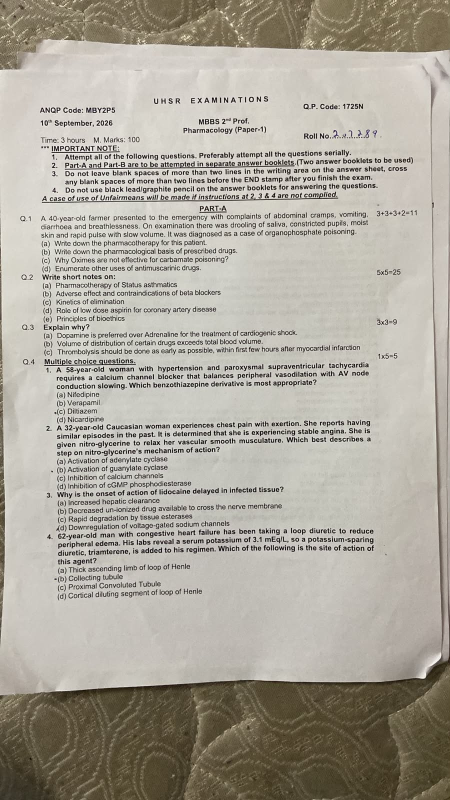
#> input picture Question_paper_pipeline/raw_datasets/UHSR/UHSR/WhatsApp Image 2026-09-26 at 06.32.03.jpeg, 900 x 1600 px (shown at 1/2 size); its folder holds only this picture in this run
$ python -i layout_detector.py   (imports and definitions only)
#> lines starting #> are read from the running program, lines starting #| are printed output that depends on the picture; after the words box and inside, x2 and y2 are one past the last pixel; in counts of white or black regions, pixels touching at a corner belong together
#> further down, picture is the input picture: PIL image 900x1600 RGB; mean R, G, B 172.1, 167.2, 156.5
"""
NN Stage 1: Document Layout CNN & Visual Segmentation.

Analyzes raw document page images before OCR to:
1. Segment page into semantic regions:
   - HEADER / MASTHEAD: University name, Subject, Session code, Year
   - INSTRUCTIONS: Exam guidelines, time allowed, general rules
   - QUESTION_BLOCK: Individual question regions (maintains multi-column reading order)
   - NOISE_SEAL: University seals/stamps, invigilator signatures, student roll numbers, scribbles
2. Provide Noise Masking:
   - Masks out stamps and student scribbles so OCR never sees or transcribes them into question text.
3. Supports YOLOv8-DocLayNet / RT-DETR via Ultralytics / ONNX Runtime, with intelligent CV profile fallback.
"""

from __future__ import annotations
import logging
from dataclasses import dataclass, field
from pathlib import Path
from typing import List, Tuple, Optional, Dict, Any

import numpy as np
from PIL import Image, ImageDraw

logger = logging.getLogger(__name__)

# Class labels for Document Layout
CLASS_HEADER = "header"
CLASS_INSTRUCTIONS = "instructions"
CLASS_QUESTION = "question"
CLASS_NOISE_SEAL = "noise_seal"
CLASS_TABLE = "table"


@dataclass
class LayoutRegion:
    """Bounding box region with class label and confidence."""
    region_type: str        # 'header', 'question', 'instructions', 'noise_seal', etc.
    bbox: Tuple[int, int, int, int]  # (x1, y1, x2, y2) in image pixel coordinates
    confidence: float = 0.90
    column_index: int = 0   # 0 for left column or full-width, 1 for right column


@dataclass
class PageLayoutResult:
    """Complete visual layout analysis result for a single page."""
    page_width: int
    page_height: int
    header_region: Optional[LayoutRegion] = None
    instruction_regions: List[LayoutRegion] = field(default_factory=list)
    question_regions: List[LayoutRegion] = field(default_factory=list)
    noise_regions: List[LayoutRegion] = field(default_factory=list)
    is_multi_column: bool = False
    model_used: str = "visual_heuristic"


class DocumentLayoutDetector:
    """
    High-speed Document Layout Analysis Engine.
    Uses YOLOv8-DocLayNet if weights are available, with high-fidelity computer vision fallback.
    """

    def __init__(self, model_path: Optional[str] = None):
        self.model_path = model_path
        self._yolo_model = None
        self._initialized = False

    def _lazy_init(self):
        if self._initialized:
            return
        self._initialized = True

        if self.model_path and Path(self.model_path).exists():
            try:
                from ultralytics import YOLO
                self._yolo_model = YOLO(self.model_path)
                logger.info(f"[LayoutDetector] Loaded YOLOv8-DocLayNet from {self.model_path}")
            except Exception as e:
                logger.warning(f"[LayoutDetector] Could not load YOLO model: {e}. Using CV layout engine.")
        else:
            logger.info("[LayoutDetector] Running with high-speed CV layout segmentation engine.")

    def detect_layout(self, image: Image.Image) -> PageLayoutResult:
        """
        Detects layout regions on a page image.
        Execution time: ~20-30ms.
        """
        self._lazy_init()
        width, height = image.size
#> width = 900; height = 1600

        # If a trained YOLO model is present, run deep inference
        if self._yolo_model is not None:
            try:
                return self._run_yolo_inference(image)
            except Exception as e:
                logger.warning(f"[LayoutDetector] YOLO inference error: {e}. Falling back to CV.")

        # Fallback to visual contour and density projection analysis
        return self._run_visual_cv_analysis(image)

    # [34 lines left out: function _run_yolo_inference, not called in this run]

    def _run_visual_cv_analysis(self, image: Image.Image) -> PageLayoutResult:
        """
        Robust, sub-millisecond visual layout decomposition using projection profiles.
        Identifies header band, circular stamps/seals, and question paragraph blocks.
        """
        width, height = image.size
#> width = 900; height = 1600
        layout = PageLayoutResult(page_width=width, page_height=height, model_used="visual_cv_profiler")

        # 1. Header region: Upper 15% - 22% of first page typically contains university masthead
        header_y_limit = int(height * 0.22)
#> header_y_limit = 352
        layout.header_region = LayoutRegion(
            region_type=CLASS_HEADER,
            bbox=(0, 0, width, header_y_limit),
            confidence=0.92
        )

        # 2. Detect stamps / seals using circular shape & density heuristic
        # Stamps in Indian medical exams are usually located in top-right or bottom-left/right margins
        try:
            import cv2
            img_arr = np.array(image.convert("RGB"))
            gray = cv2.cvtColor(img_arr, cv2.COLOR_RGB2GRAY)
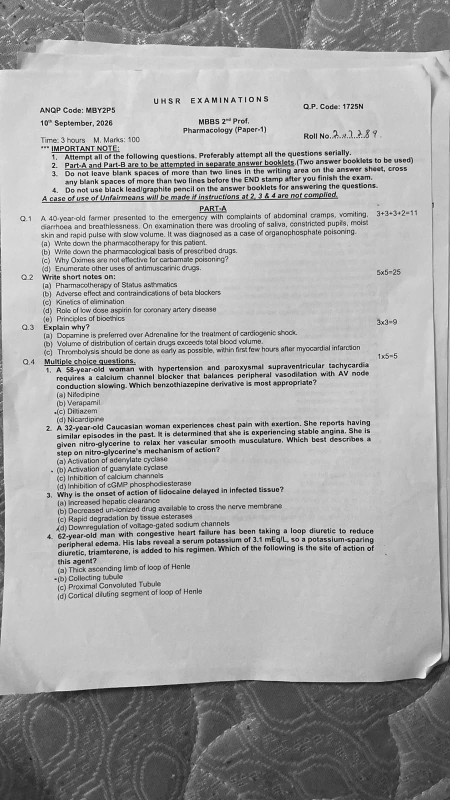
#> gray: shape (1600, 900) (shown at 1/2 size); min 0, max 255, mean 167.4
            # Find high-contrast circular or oval contours near margins
            blurred = cv2.GaussianBlur(gray, (5, 5), 0)
            edges = cv2.Canny(blurred, 50, 150)
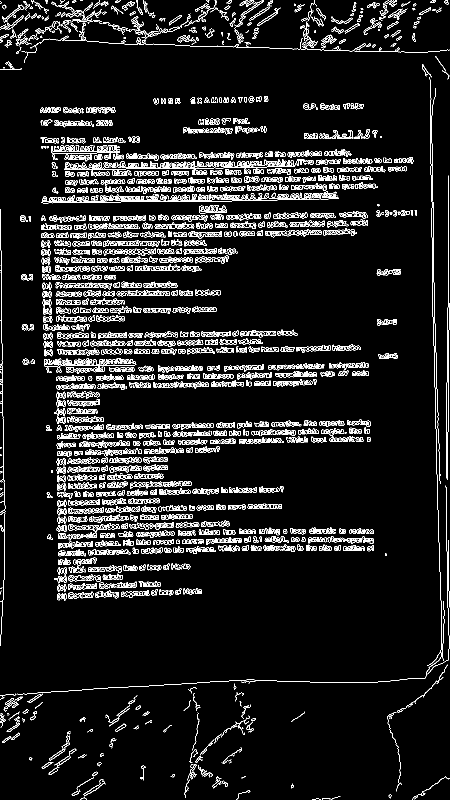
#> edges: shape (1600, 900) (shown at 1/2 size); 7.7% white in thin lines or dots
            contours, _ = cv2.findContours(edges, cv2.RETR_EXTERNAL, cv2.CHAIN_APPROX_SIMPLE)
#> contours = 2033 contours, 1195 with area under 20; largest, box (x1, y1, x2, y2) and area: (217, 389, 321, 402) 596, (206, 446, 277, 459) 530, (110, 531, 180, 544) 474, (83, 383, 677, 407) 474, (286, 616, 342, 628) 389

            for cnt in contours:
                area = cv2.contourArea(cnt)
                # Typical seal area is between 2,500 and 60,000 pixels at 200 DPI
                if 2500 < area < 60000:
                    x, y, w, h = cv2.boundingRect(cnt)
                    aspect = float(w) / max(h, 1)
                    # Circular or slightly oval seal (aspect ratio 0.75 - 1.35)
                    if 0.75 <= aspect <= 1.35:
                        # Check perimeter vs circle perimeter
                        peri = cv2.arcLength(cnt, True)
                        circularity = 4 * np.pi * (area / (peri * peri)) if peri > 0 else 0
                        # If roughly round and located in header or margin
                        if circularity > 0.45 and (x > width * 0.65 or y > height * 0.75 or x < width * 0.25):
                            layout.noise_regions.append(LayoutRegion(
                                region_type=CLASS_NOISE_SEAL,
                                bbox=(x - 5, y - 5, x + w + 5, y + h + 5),
                                confidence=0.88
                            ))
#> this loop made 2033 passes
#> area on passes 5, 12, 14: 21, 37.5, 45.5
#> after the loop, layout.noise_regions = []
        except Exception as cv_err:
            logger.debug(f"[LayoutDetector] Seal detection pass skipped: {cv_err}")

        return layout

    # [30 lines left out: functions mask_noise_and_stamps, extract_header_crop, not called in this run]


# Global singleton instance
_layout_detector: Optional[DocumentLayoutDetector] = None


# [5 lines left out: function get_layout_detector, not called in this run]

>>> from PIL import Image
>>> picture = Image.open('../../../../../Question_paper_pipeline/raw_datasets/UHSR/UHSR/WhatsApp Image 2026-09-26 at 06.32.03.jpeg')
>>> result = DocumentLayoutDetector().detect_layout(picture)

$ run again, on Question_paper_pipeline/raw_datasets/UHSR/UHSR/WhatsApp Image 2026-09-26 at 06.32.04.jpeg
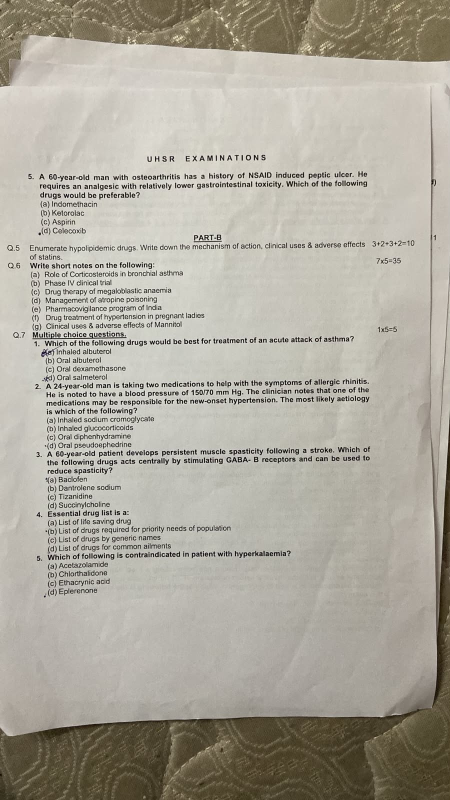
#> input picture Question_paper_pipeline/raw_datasets/UHSR/UHSR/WhatsApp Image 2026-09-26 at 06.32.04.jpeg, 900 x 1600 px (shown at 1/2 size)
#> picture is the input picture: PIL image 900x1600 RGB; mean R, G, B 172.3, 168, 156.5
#> in _run_visual_cv_analysis, `gray = cv2.cvtColor(img_arr, cv2.COLOR_RGB2GRAY)`:
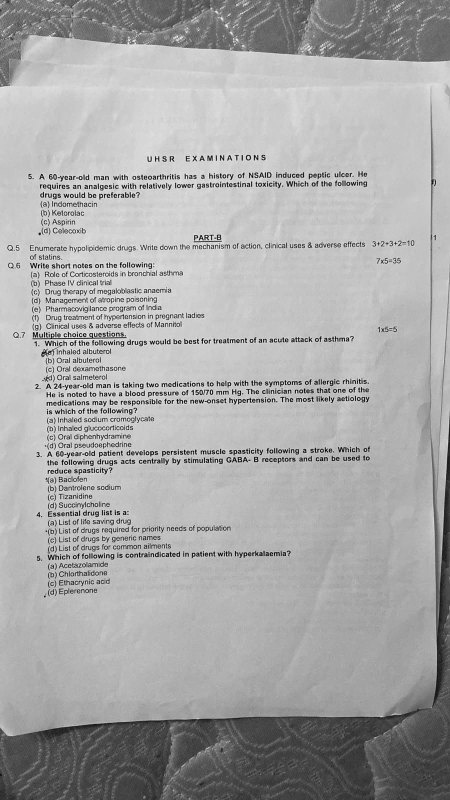
#> gray: shape (1600, 900) (shown at 1/2 size); min 0, max 255, mean 168
#> in _run_visual_cv_analysis, `edges = cv2.Canny(blurred, 50, 150)`:
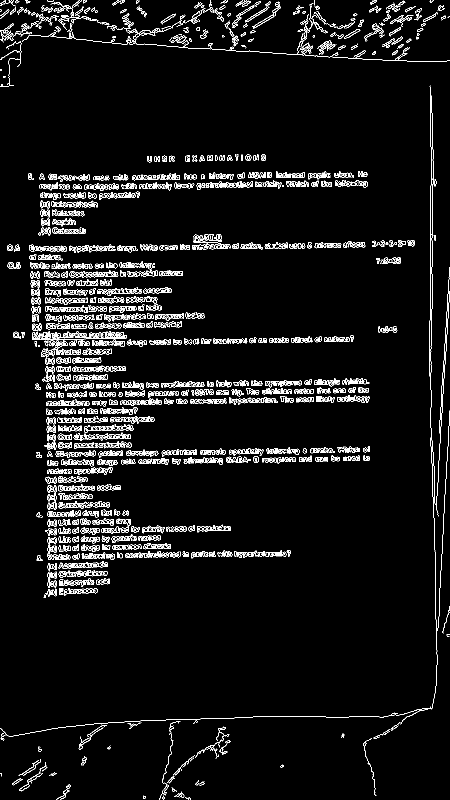
#> edges: shape (1600, 900) (shown at 1/2 size); 5.1% white in thin lines or dots
#> contours = 1326 contours, 707 with area under 20; largest, box (x1, y1, x2, y2) and area: (469, 1101, 573, 1116) 500, (387, 468, 444, 486) 433, (145, 731, 252, 744) 422, (858, 171, 871, 1010) 416, (194, 575, 284, 591) 398
#> the loop in _run_visual_cv_analysis, `for cnt in contours:` made 1326 passes
#> area on passes 4, 5, 8: 65, 65.5, 20.5
#> after the loop in _run_visual_cv_analysis, `for cnt in contours:`: layout.noise_regions = []

$ run again, on Question_paper_pipeline/raw_datasets/UHSR/UHSR/WhatsApp Image 2026-09-26 at 06.32.05.jpeg
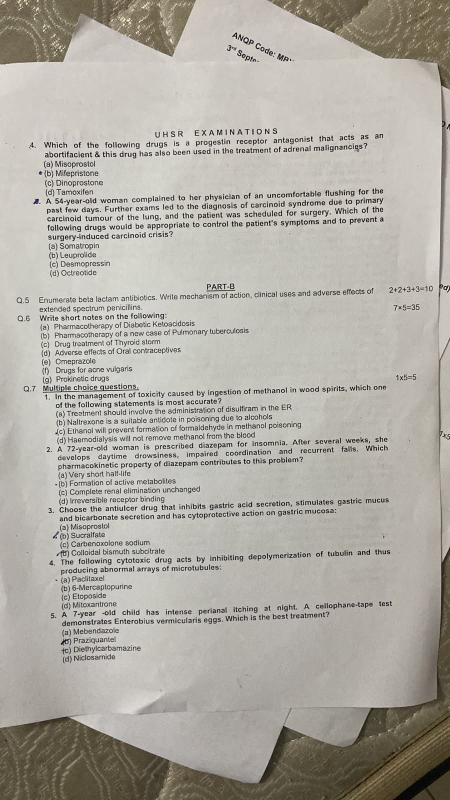
#> input picture Question_paper_pipeline/raw_datasets/UHSR/UHSR/WhatsApp Image 2026-09-26 at 06.32.05.jpeg, 900 x 1600 px (shown at 1/2 size)
#> picture is the input picture: PIL image 900x1600 RGB; mean R, G, B 175, 171.4, 163
#> in _run_visual_cv_analysis, `gray = cv2.cvtColor(img_arr, cv2.COLOR_RGB2GRAY)`:
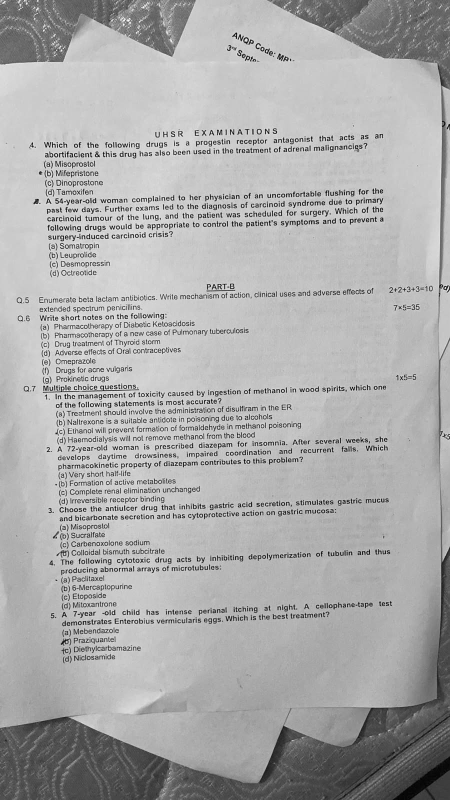
#> gray: shape (1600, 900) (shown at 1/2 size); min 0, max 255, mean 171.5
#> in _run_visual_cv_analysis, `edges = cv2.Canny(blurred, 50, 150)`:
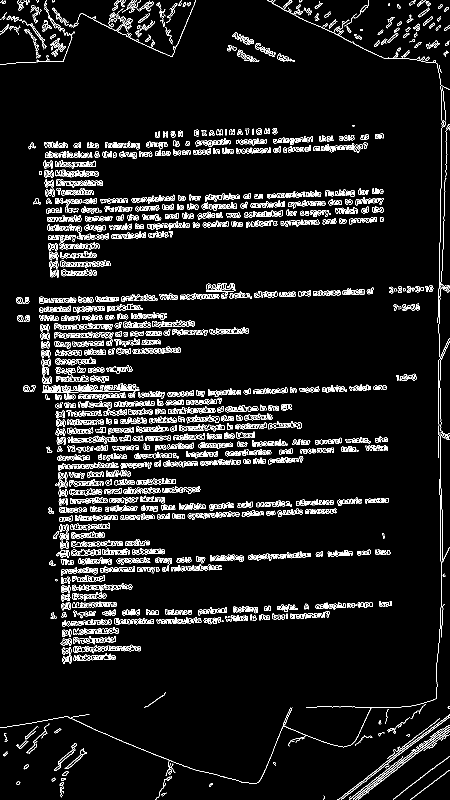
#> edges: shape (1600, 900) (shown at 1/2 size); 6.7% white in thin lines or dots
#> contours = 1693 contours, 792 with area under 20; largest, box (x1, y1, x2, y2) and area: (711, 1455, 900, 1600) 927, (674, 1428, 900, 1600) 657, (147, 1307, 231, 1322) 438, (124, 339, 197, 355) 418, (419, 654, 498, 669) 415
#> the loop in _run_visual_cv_analysis, `for cnt in contours:` made 1693 passes
#> area on passes 3 to 5: 21, 49, 33
#> after the loop in _run_visual_cv_analysis, `for cnt in contours:`: layout.noise_regions = []

$ run again, on Question_paper_pipeline/raw_datasets/UHSR/UHSR/WhatsApp Image 2026-09-26 at 06.32.06.jpeg
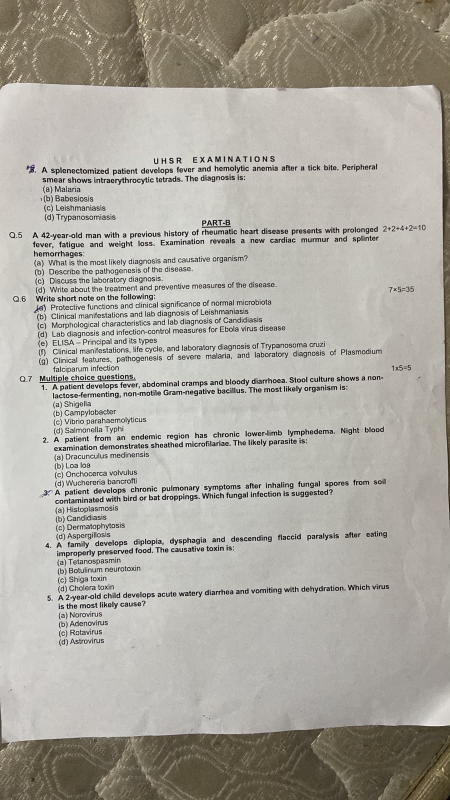
#> input picture Question_paper_pipeline/raw_datasets/UHSR/UHSR/WhatsApp Image 2026-09-26 at 06.32.06.jpeg, 900 x 1600 px (shown at 1/2 size)
#> picture is the input picture: PIL image 900x1600 RGB; mean R, G, B 172, 168.6, 160.3
#> in _run_visual_cv_analysis, `gray = cv2.cvtColor(img_arr, cv2.COLOR_RGB2GRAY)`:
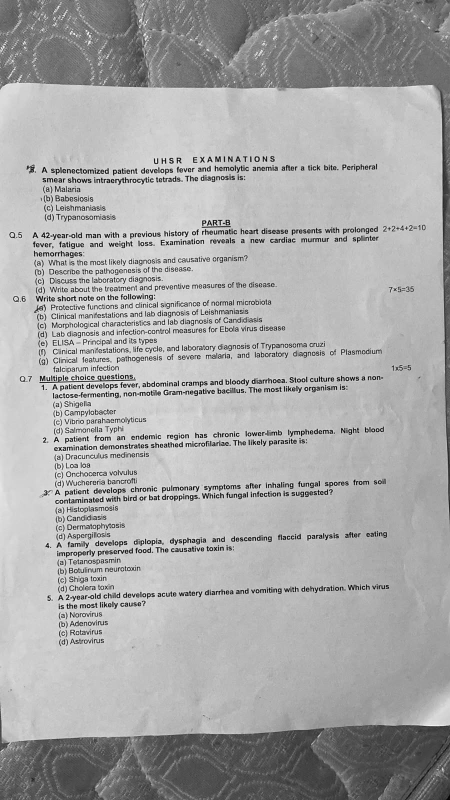
#> gray: shape (1600, 900) (shown at 1/2 size); min 0, max 255, mean 168.7
#> in _run_visual_cv_analysis, `edges = cv2.Canny(blurred, 50, 150)`:
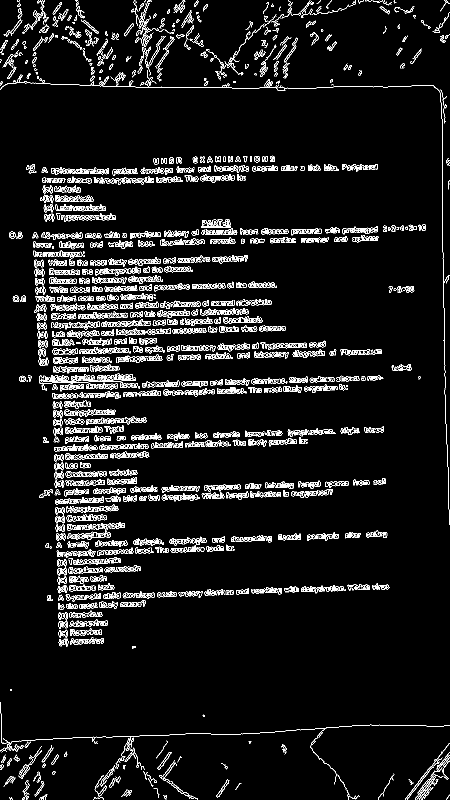
#> edges: shape (1600, 900) (shown at 1/2 size); 6.3% white in thin lines or dots
#> contours = 1631 contours, 982 with area under 20; largest, box (x1, y1, x2, y2) and area: (585, 699, 650, 716) 494, (400, 616, 497, 631) 475, (830, 1541, 877, 1600) 473, (110, 390, 187, 404) 469, (403, 439, 462, 456) 464
#> the loop in _run_visual_cv_analysis, `for cnt in contours:` made 1631 passes
#> area on passes 8, 12, 13: 22, 48, 123
#> after the loop in _run_visual_cv_analysis, `for cnt in contours:`: layout.noise_regions = []
